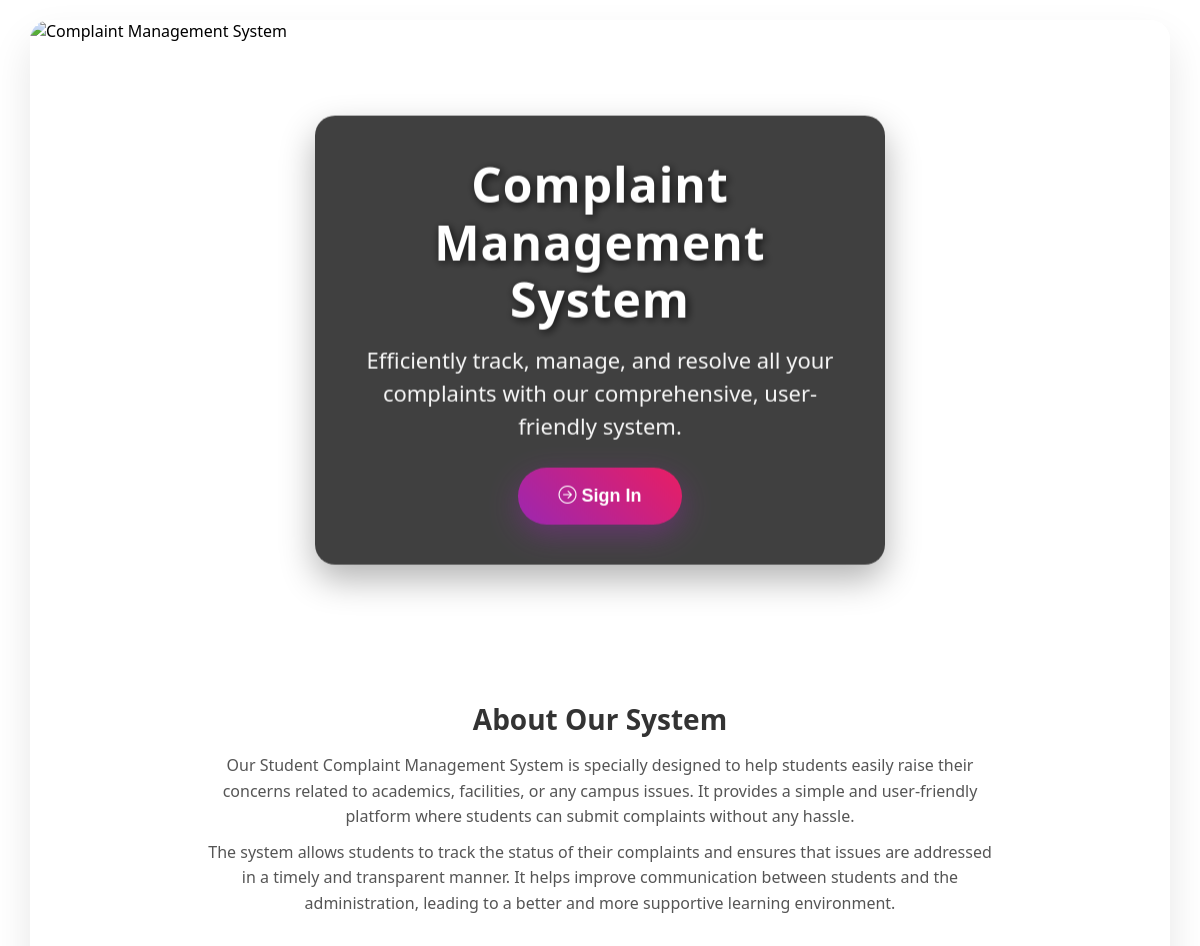
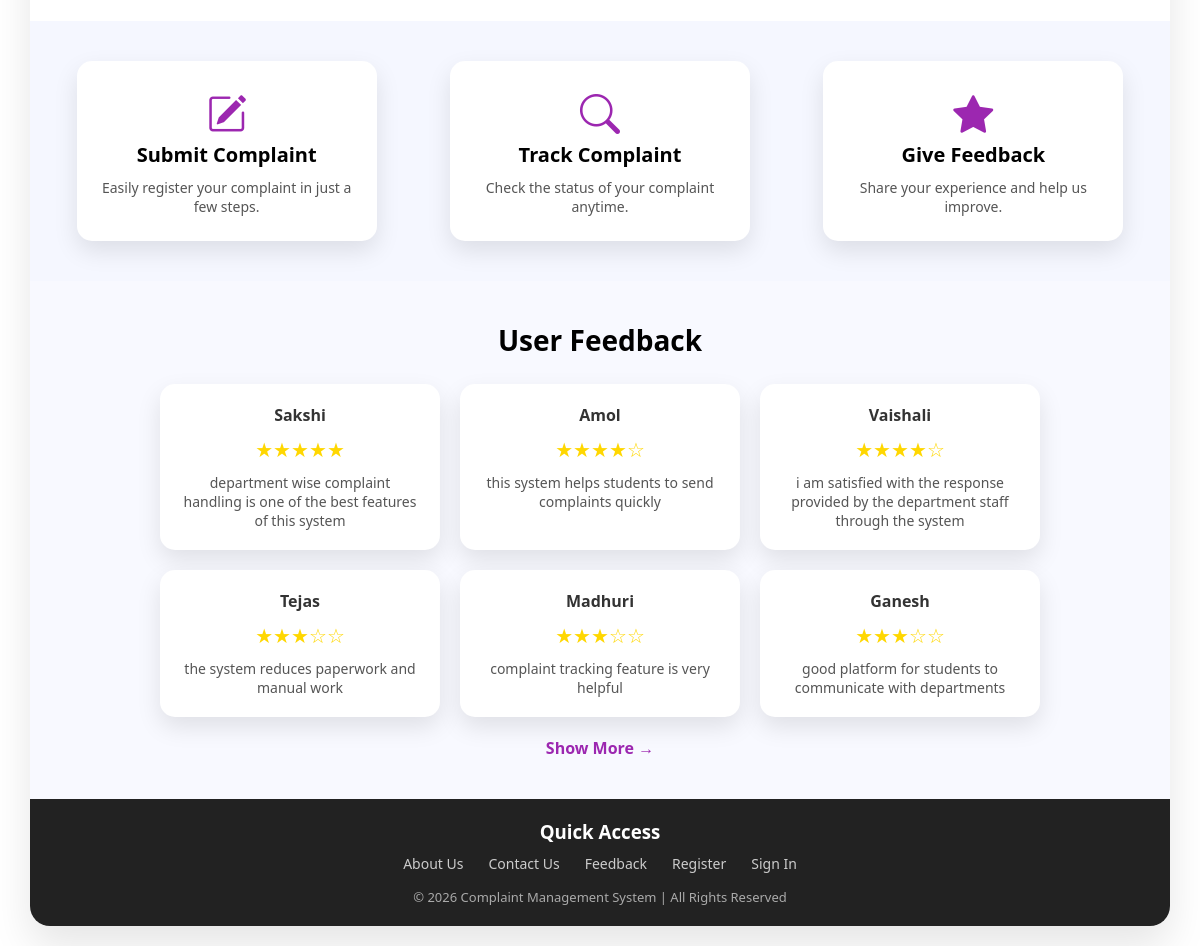
The app's page /home.php with its own data (2 pictures, top to bottom).
### tables this page shows
CREATE TABLE `feedback` (
  `id` int(11) NOT NULL,
  `name` varchar(100) DEFAULT NULL,
  `message` text DEFAULT NULL,
  `rating` int(11) DEFAULT NULL,
  `created_at` timestamp NOT NULL DEFAULT current_timestamp()
);

### home.php (the view, shortened to what this page needs)
<?php
include("db.php");
$sql = "SELECT * FROM feedback ORDER BY id DESC LIMIT 6";
$result = $conn->query($sql);
?>
<!DOCTYPE html>
<html lang="en">
<head>
    <link rel="stylesheet" href="hstyle.css">
</head>
<body>
    <div class="container">
        <div class="hero-section">
            <img src="images/img1.jpg" alt="Complaint Management System">
            <div class="hero-content">
                <h1>Complaint Management System</h1>
                <p class="subtitle">
                    Efficiently track, manage, and resolve all your complaints
                    with our comprehensive, user-friendly system.
                </p>
                <button onclick="window.location.href='regs.php'" class="hero-btn">
                    <i class="bi bi-arrow-right-circle"></i>
                  Sign In
                </button>
            </div>
        </div>
        <div class="about-section">
            <h2>About Our System</h2>
            <p>
                Our Student Complaint Management System is specially designed to help students easily raise their
                concerns
                related to academics, facilities, or any campus issues. It provides a simple and user-friendly platform
                where
                students can submit complaints without any hassle.
            </p>
            <p>
                The system allows students to track the status of their complaints and ensures that issues are addressed
                in a
                timely and transparent manner. It helps improve communication between students and the administration,
                leading
                to a better and more supportive learning environment.
            </p>
        </div>
        <div class="features-section">
            <div class="feature-item">
                <i class="bi bi-pencil-square"></i>
                <h3>Submit Complaint</h3>
                <p>Easily register your complaint in just a few steps.</p>
            </div>
            <div class="feature-item">
                <i class="bi bi-search"></i>
                <h3>Track Complaint</h3>
                <p>Check the status of your complaint anytime.</p>
            </div>
            <div class="feature-item">
                <i class="bi bi-star-fill"></i>
                <h3>Give Feedback</h3>
                <p>Share your experience and help us improve.</p>
            </div>
        </div>
        <div class="feedback-display">
            <h2>User Feedback</h2>
            <div class="feedback-container">
                <?php while($row = $result->fetch_assoc()) { ?>
                <div class="feedback-card">
                    <h4>
                        <?php echo $row['name']; ?>
                    </h4>
                    <div class="stars">
                        <?php
                        for($i=1; $i<=5; $i++){
                            if($i <= $row['rating']){
                                echo "★";
                            } else {
                                echo "☆";
                            }
                        }
                    ?>
                    </div>
                    <p>
                        <?php echo $row['message']; ?>
                    </p>
                </div>
                <?php } ?>
            </div>
            <div style="text-align:center; margin-top:20px;">
    <a href="all-feedback.php" class="show-more-link">Show More →</a>
</div>
        </div>
     <footer class="footer">
    <div class="quick-access">
        <h3>Quick Access</h3>
        <div class="quick-links">
            <a href="about.php">About Us</a>
            <a href="contact.php">Contact Us</a>
            <a href="feedback.php">Feedback</a>
            <a href="regs.php">Register</a>
            <a href="signindemo.php">Sign In</a>
        </div>
    </div>
    <div class="footer-bottom">
        <p>© 2026 Complaint Management System | All Rights Reserved</p>
    </div>
</footer>
    </div>
    <link rel="stylesheet" href="https://cdn.jsdelivr.net/npm/bootstrap-icons@1.11.1/font/bootstrap-icons.css">
</body>
</html>

### hstyle.css (style rules this page uses)
* { margin: 0; padding: 0; box-sizing: border-box; }
body { font-family: 'Segoe UI', Tahoma, Geneva, Verdana, sans-serif; background: white; min-height: 100vh; overflow-x: hidden; }
.container { width: 95%; max-width: 1400px; margin: 20px auto; background: rgba(255, 255, 255, 0.95); backdrop-filter: blur(10px); box-shadow: 0 20px 40px rgba(0, 0, 0, 0.1); border-radius: 20px; overflow: hidden; position: relative; }
.hero-section { position: relative; width: 100%; height: 80vh; min-height: 400px; overflow: hidden; }
.hero-section img { width: 100%; height: 100%; object-fit: cover; object-position: center; transition: transform 0.5s ease; }
.hero-content { position: absolute; top: 50%; left: 50%; transform: translate(-50%, -50%); background: rgba(0, 0, 0, 0.75); backdrop-filter: blur(10px); color: white; padding: 40px 30px; border-radius: 20px; max-width: 90%; text-align: center; box-shadow: 0 15px 35px rgba(0, 0, 0, 0.3); animation: slideInUp 1s ease-out; }
.hero-content h1 { font-size: clamp(28px, 5vw, 48px); font-weight: 800; margin-bottom: 15px; line-height: 1.2; text-shadow: 2px 2px 10px rgba(0, 0, 0, 0.8); letter-spacing: 1px; }
.hero-content .subtitle { font-size: clamp(16px, 3vw, 22px); margin-bottom: 25px; opacity: 0.95; line-height: 1.5; font-weight: 400; }
.hero-btn { display: inline-block; background: linear-gradient(45deg, #9c27b0, #e91e63); color: white; border: none; border-radius: 50px; padding: clamp(12px, 3vw, 18px) clamp(25px, 5vw, 40px); font-weight: 700; font-size: clamp(14px, 2.5vw, 18px); text-decoration: none; cursor: pointer; transition: all 0.3s ease; box-shadow: 0 10px 30px rgba(156, 39, 176, 0.4); position: relative; overflow: hidden; }
.hero-btn::before { content: ''; position: absolute; top: 0; left: -100%; width: 100%; height: 100%; background: linear-gradient(90deg, transparent, rgba(255, 255, 255, 0.3), transparent); transition: left 0.5s; }
.about-section { padding: 40px 20px; text-align: center; background: #ffffff; }
.about-section h2 { font-size: 28px; margin-bottom: 15px; color: #333; }
.about-section p { max-width: 800px; margin: 10px auto; font-size: 16px; line-height: 1.6; color: #555; }
.features-section { display: flex; justify-content: space-around; align-items: center; gap: 20px; padding: 40px 20px; background: #f5f7ff; flex-wrap: wrap; }
.feature-item { flex: 1; min-width: 250px; max-width: 300px; text-align: center; background: white; padding: 25px 20px; border-radius: 15px; box-shadow: 0 10px 25px rgba(0, 0, 0, 0.1); transition: 0.3s; }
.feature-item i { font-size: 40px; color: #9c27b0; margin-bottom: 15px; }
.feature-item h3 { margin-bottom: 10px; font-size: 20px; }
.feature-item p { font-size: 14px; color: #555; }
.feedback-display { padding: 40px 20px; background: #f8f9ff; text-align: center; }
.feedback-display h2 { margin-bottom: 25px; font-size: 28px; }
.feedback-container { display: flex; justify-content: center; gap: 20px; flex-wrap: wrap; }
.feedback-card { background: white; padding: 20px; width: 280px; border-radius: 15px; box-shadow: 0 10px 25px rgba(0,0,0,0.1); transition: 0.3s; }
.feedback-card h4 { margin-bottom: 10px; color: #333; }
.stars { color: gold; font-size: 20px; margin-bottom: 10px; }
.feedback-card p { font-size: 14px; color: #555; }
.show-more-link { text-decoration: none; color: #9c27b0; font-weight: 600; font-size: 16px; transition: 0.3s; }
.footer { background: #222; color: #fff; padding: 20px 0; text-align: center; }
.quick-access h3 { margin-bottom: 10px; }
.quick-links { display: flex; justify-content: center; gap: 25px; margin-bottom: 15px; }
.quick-links a { text-decoration: none; color: #ccc; font-size: 14px; }
.footer-bottom p { font-size: 13px; color: #aaa; }

### records on screen
feedback: name "Sakshi", message "department wise complaint handling is one of the best features of this system"
feedback: name "Amol", rating 4 (drawn), message "this system helps students to send complaints quickly"
feedback: name "Vaishali", rating 4 (drawn), message "i am satisfied with the response provided by the department staff through the system"
feedback: name "Tejas", rating 3 (drawn), message "the system reduces paperwork and manual work"
feedback: name "Madhuri", rating 3 (drawn), message "complaint tracking feature is very helpful"
feedback: name "Ganesh", rating 3 (drawn), message "good platform for students to communicate with departments"
